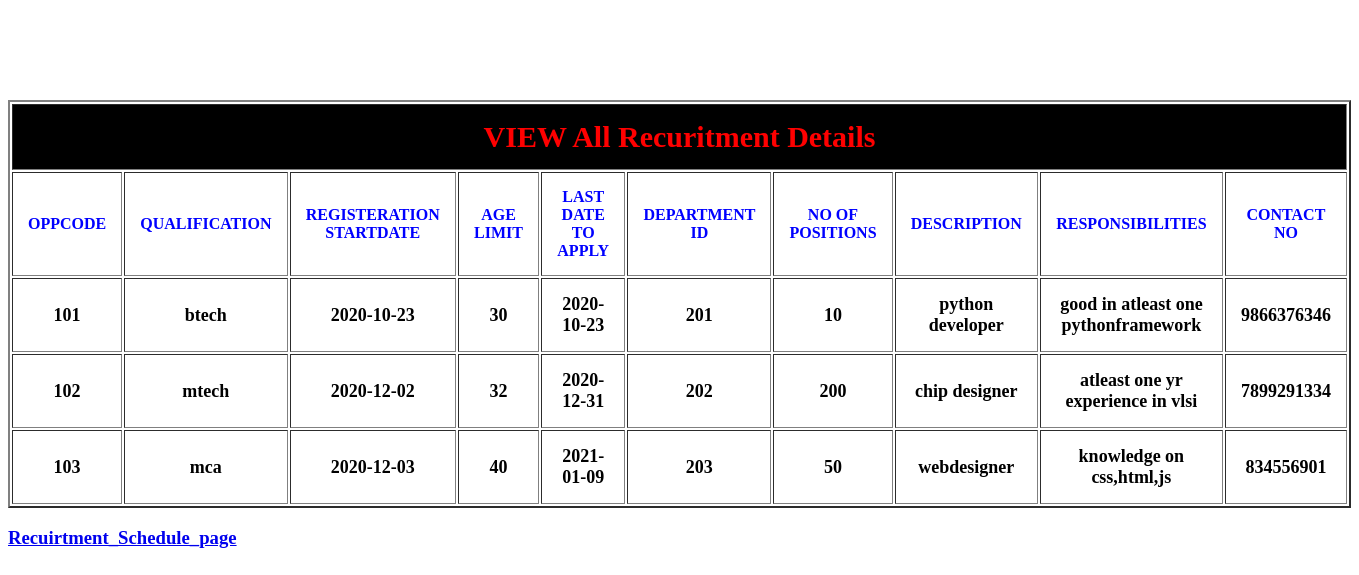
Screenshot of /view_all_rect/ with the database file from the repository.
### app/models.py (models this page shows)
class recurt(models.Model):
    rno = models.AutoField(primary_key = True)
    oppcode = models.IntegerField(unique=True)
    quali = models.CharField(max_length=30)
    startdate = models.CharField(max_length=20)
    age = models.IntegerField()
    lastdate = models.CharField(max_length=20)
    deptid = models.CharField(max_length=10)
    position = models.IntegerField()
    des = models.CharField(max_length=30)
    res = models.CharField(max_length=50)
    cno = models.IntegerField(max_length=10)

### app/views.py (the view)
# urls.py: path('view_all_rect/',views.view_all_rect,name='view_all_rect'),
def view_all_rect(request):
    return render (request,"view_all_rect.html",{"rect":recurt.objects.all()})

### templates/view_all_rect.html (shortened to what this page needs)
<html>
<head>
</head>
    <body>
<table border="2" align="center" cellpadding="15px" id="two">
    <tr><th colspan="10" id="first_row">VIEW All Recuritment Details</th></tr>
    <tr><th class="second_row">OPPCODE</th>
     <th class="second_row">QUALIFICATION</th>
      <th class="second_row">REGISTERATION STARTDATE</th>
     <th class="second_row">AGE LIMIT</th>
        <th class="second_row">LAST DATE TO APPLY</th>
     <th class="second_row">DEPARTMENT ID</th>
     <th class="second_row">NO OF POSITIONS</th>
     <th class="second_row">DESCRIPTION</th>
     <th class="second_row">RESPONSIBILITIES</th>
    <th class="second_row">CONTACT NO</th></tr>
    {% for x in rect %}
        <tr>
        <th class="third_row">{{ x.oppcode }}</th>
        <th class="third_row">{{ x.quali }}</th>
        <th class="third_row">{{ x.startdate }}</th>
        <th class="third_row">{{ x.age }}</th>
        <th class="third_row">{{ x.lastdate}}</th>
        <th class="third_row">{{ x.deptid}}</th>
        <th class="third_row">{{ x.position }}</th>
        <th class="third_row">{{ x.des }}</th>
        <th class="third_row">{{ x.res }}</th>
        <th class="third_row">{{ x.cno }}</th>
        </tr>
    {% endfor %}
</table>
<h3><a href="{% url 'recuritment_schedule' %}">Recuirtment_Schedule_page</a></h3>
</body>
</html>
</html>

### templates/view_all_rect.html (style rules this page uses)
#first_row { color: red; font-size: 30px; background-color: black; }
.second_row { color:blue; }
.third_row { font-size: 18px; }
#two { margin-top: 100px; }

### rows the page displays
recurt: oppcode "101", quali "btech", startdate "2020-10-23", age "30", lastdate "2020-10-23", deptid "201", position "10", des "python developer", res "good in atleast one pythonframework", cno "9866376346"
recurt: oppcode "102", quali "mtech", startdate "2020-12-02", age "32", lastdate "2020-12-31", deptid "202", position "200", des "chip designer", res "atleast one yr experience in vlsi", cno "7899291334"
recurt: oppcode "103", quali "mca", startdate "2020-12-03", age "40", lastdate "2021-01-09", deptid "203", position "50", des "webdesigner", res "knowledge on css,html,js", cno "834556901"
